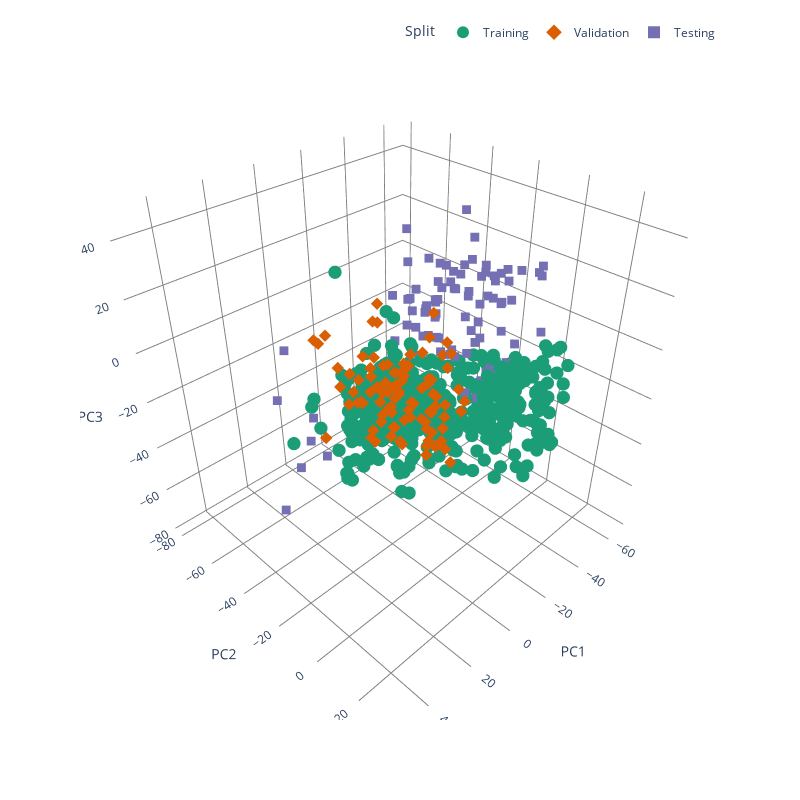

Notebook source saved alongside this figure:
### Code cell
scatter3d(
    data_to_df(data), 
    idxs=(kmeans_idxs_train, kmeans_idxs_val, kmeans_idxs_test),
    color_by_split=True,
    dot_size=13)
